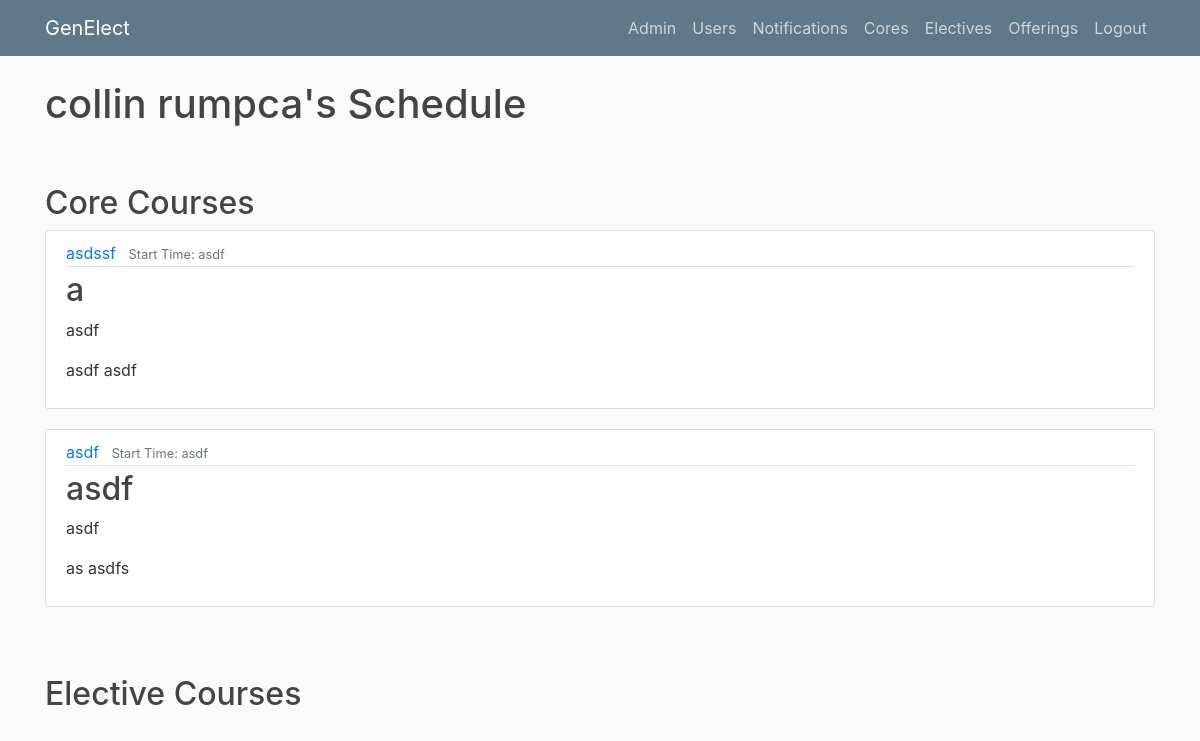
Page /schedule?user_id=3 (signed in) on the committed database.
### genElect/models.py (models this page shows)
class Base(db.Model):
    __abstract__ = True
    id = db.Column(db.Integer, primary_key=True, autoincrement=True)
    date_created = db.Column(db.DateTime, default=db.func.current_timestamp())
    date_modified = db.Column(db.DateTime, default=db.func.current_timestamp(),
            onupdate=db.func.current_timestamp())

class Users(Base, UserMixin):
    __tablename__ = 'users'
    username = db.Column(db.String(100), unique=True)
    full_name = db.Column(db.String(100))
    email = db.Column(db.String(100))
    role = db.Column(db.String(32), nullable=False)
    password = db.Column(db.String(128))
    registrations = db.relationship('Registrations', backref='user', lazy=True)
    core_registrations = db.relationship('CoreRegistrations', backref='user', lazy=True)
    completed_electives = db.relationship('Completions', backref='user', lazy=True)

class CoreRegistrations(Base):
    __tablesname__ = 'registrations'
    user_id = db.Column(db.Integer, db.ForeignKey('users.id'), nullable=False)
    core_id = db.Column(db.Integer, db.ForeignKey('cores.id'), nullable=False)

class Cores(Base):
    __tablename__ = 'cores'
    name = db.Column(db.String(100))
    description = db.Column(db.String(500))
    building = db.Column(db.String(100))
    room = db.Column(db.String(100))
    start_time = db.Column(db.String(100))
    end_time = db.Column(db.String(100))
    instructor = db.Column(db.String(100))
    registrations = db.relationship('CoreRegistrations', backref='core', lazy=True)

### genElect/__init__.py (the view)
@app.route("/schedule") #FOR STUDENT OR ADMIN USE
def schedule():
    if current_user.is_authenticated:
        if current_user.role == 'admin' or current_user.role == 'instructor':
            user_id = request.args.get('user_id')
            user = Users.query.filter_by(id=user_id).first()
            if not user:
                flash("User schedule not found", 'danger')
                return redirect(url_for('allusers'))
        else:
            user = current_user
            user_id = user.id
        registrations = user.registrations #grab all user registrations
        registered = [] #to build out registered offerings
        for registration in registrations:
            if registration.offering.period_start == 1:
                registered.append(registration.offering)
        for registration in registrations:
            if registration.offering.period_start == 2:
                registered.append(registration.offering)
        for registration in registrations:
            if registration.offering.period_start == 3:
                registered.append(registration.offering)
        core_registrations = user.core_registrations
        return render_template('schedule.html', registered=registered, core_registrations=core_registrations, user=user)
    else:
        flash("Please login first", 'info')
        return redirect(url_for('login'))

### genElect/__init__.py (called while the page is built)
@login_manager.user_loader
def load_user(user_id):
    return Users.query.get(int(user_id))

### genElect/templates/schedule.html (shortened to what this page needs)
{% extends "layout.html" %}
{% block content %}
{% if user == current_user %}
<h1>My Schedule</h1>
{% else %}
<h1>{{user.full_name}}'s Schedule</h1>
{% endif %}
    <br><br>
    <h2>Core Courses</h2>
    {% for core_registration in core_registrations %}
        <article class="media content-section">
          <div class="media-body">
            <div class="article-metadata">
              <a class="mr-2" href="#">{{core_registration.core.instructor}}</a>
              <small class="text-muted">Start Time: {{ core_registration.core.start_time }}</small>
            </div>
            <h2><a class="article-title" href="#">{{ core_registration.core.name }}</a></h2>
            <p class="article-content">{{ core_registration.core.description }}</p>
            <p class="article-content">{{ core_registration.core.building }} {{ core_registration.core.room }}</p>
          </div>
        </article>
    {% endfor %}
    <br><br>
    <h2>Elective Courses</h2>
{% endblock content %}

### genElect/static/main.css (style rules this page uses)
body { background: #fafafa; color: #333333; margin-top: 5rem; }
h1, h2, h3, h4, h5, h6 { color: #444444; }
.content-section { background: #ffffff; padding: 10px 20px; border: 1px solid #dddddd; border-radius: 3px; margin-bottom: 20px; }
.article-title { color: #444444; }
.article-content { white-space: pre-line; }
.article-metadata { padding-bottom: 1px; margin-bottom: 4px; border-bottom: 1px solid #e3e3e3 }

### rows in the picture
Users: full_name "collin rumpca"
CoreRegistrations: core.instructor "asdssf", core.start_time "asdf", core.name "a", core.description "asdf", core.building "asdf", core.room "asdf"
CoreRegistrations: core.instructor "asdf", core.start_time "asdf", core.name "asdf", core.description "asdf", core.building "as", core.room "asdfs"
